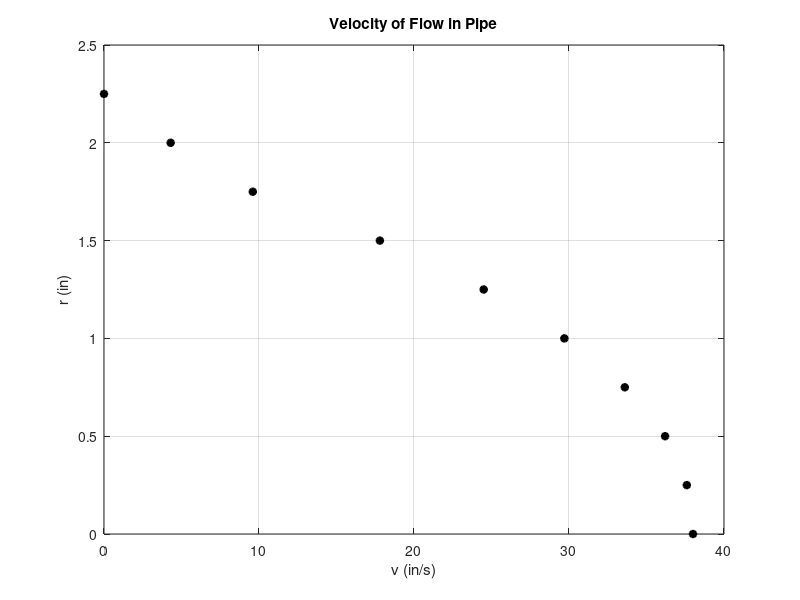
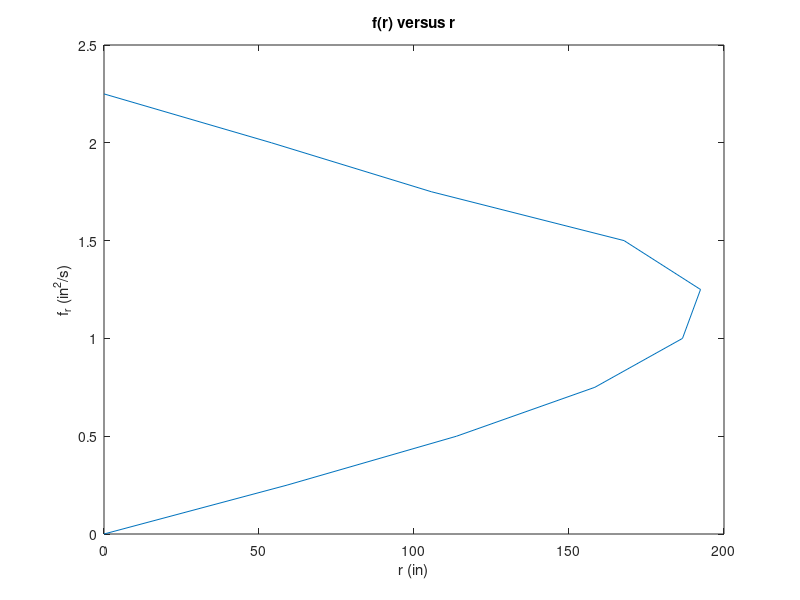

Write the MATLAB code that produced these figures, in order. (Note: this script raises an error after producing the figures.)
%%%%%%%%%%%%%%%%%%%%%%%%%%%%%%%%%%%%%%%%%%%%%%%%%%%%%%%%%%%%%%%%%%%%%%%%%%%
% CODE CHALLENGE 6 - Numerical Integration Basics
% 
% This script includes defintions for the trapezoidal method and Simpson's
% 1/3 method. Please read the instructions carefully, and complete the
% three steps outlined below. Bonus questions are included at the end.
%
% Please ZIP and upload your team's script(s) and figures to Canvas to 
% complete the challenge.
% 
% STUDENT TEAMMATES
% 1. Johnathan Tucker
% 2. Alex Hill
% 3.
% 4.
%
% CHALLENGE AUTHORS
% Jelliffe Jackson, Allison Anderson, Torin Clark, John Jackson 
%%%%%%%%%%%%%%%%%%%%%%%%%%%%%%%%%%%%%%%%%%%%%%%%%%%%%%%%%%%%%%%%%%%%%%%%%%%

%% Housekeeping
clear all
close all
clc

%% Flow Velocity Measurements in a Pipe

% You have measurements of the laminar flow velocity at different pipe radii:
r = [0.0 0.25 0.5 0.75 1 1.25 1.5 1.75 2.0 2.25]';
v = [38.0 37.6 36.2 33.6 29.7 24.5 17.8 9.6 4.3 0]';

% You want to determine the volumetric flow rate through the pipe.
% The volumetric flow rate through a pipe is analytically found by the
% equation Q = integral(2pi * v(r) * r dr) from 0 to r. However, you've
% taken data on the flow velocity, so you want to perform a numerical
% integration.

figure(1)
plot(v, r, 'k*', 'LineWidth',2);
title('Velocity of Flow in Pipe')
ylabel('r (in)')
xlabel('v (in/s)')
hold on; grid on;

%% (1) Calculate the values of f(r) and make a plot showing f(r) vs r
f_r = 2*pi*v.*r;% Hint: What is the function you're integrating?
figure(2)
plot(f_r,r)
title('f(r) versus r')
xlabel('r (in)')
ylabel('f_r (in^2/s)')
%% (2) Finish defining the function trapezoidal and calculate Q (below)
fprintf('The Trapezoid rule function yields: %f\n',trapezoidal(r,f_r));
% Use the MATLAB function trapz to check your code.
fprintf('The reality check for the trapezoidal rule is: %f\n',trapz(r,f_r));
%% (3) Finish defining the function simpson_onethird and calculate Q (below)
Q_2 = simpson_onethird(r,f_r);
fprintf('The Simpsons Rule functions yields: %f\n', Q_2)
% How can you reality check the result for Simpson's 1/3 method?
simpsons_check = (Q_2 -trapezoidal(r,f_r));
fprintf('The reality check for simpsons rule: %f\n',simpsons_check);

%% NOTE: Functions in a script need to be at the bottom. Don't put any code
% below these functions.
function res = trapezoidal(X, FX)
    sum = 0;
    for i = 2:length(X)
        sum = sum + (X(i) -  X(i-1))*(FX(i) + FX(i-1));
    end
    res = 0.5*sum;    % Hint: you know x and f(x)
end

function res = simpson_onethird(X, FX)
    h = (X(end)-X(1))/length(X);
    evens = 2*sum(FX(2:2:end));
    odds = 4*sum(FX(1:2:end));
    res = (1/3)*h*(FX(1) + evens + odds + FX(end));    % Hint: you know x and f(x)
end

%% Bonus Questions
% In this case, which integration method is better for estimating the
% volumetric flow through the pipe?

% How might you propogate uncertainties in the velocity measurements in the
% numerical integration?
